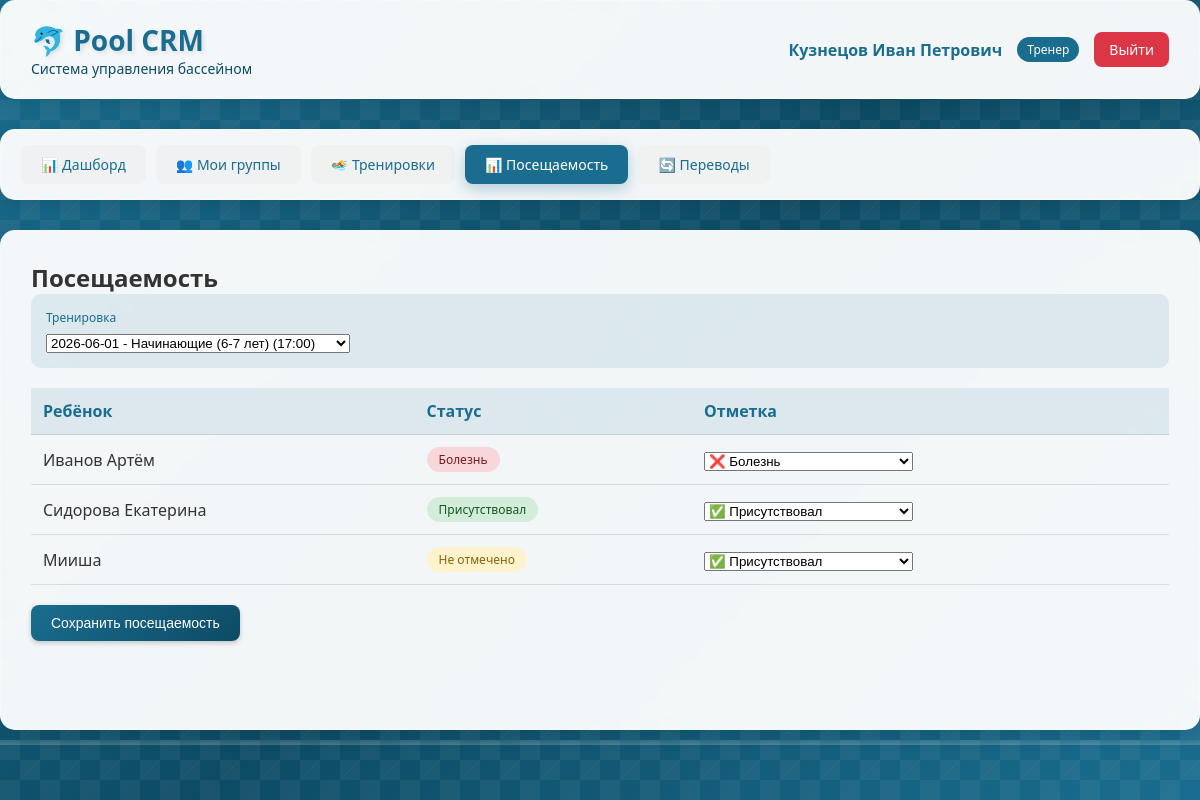
The page /attendance?training_id=9 (signed in) on the database as committed earlier.
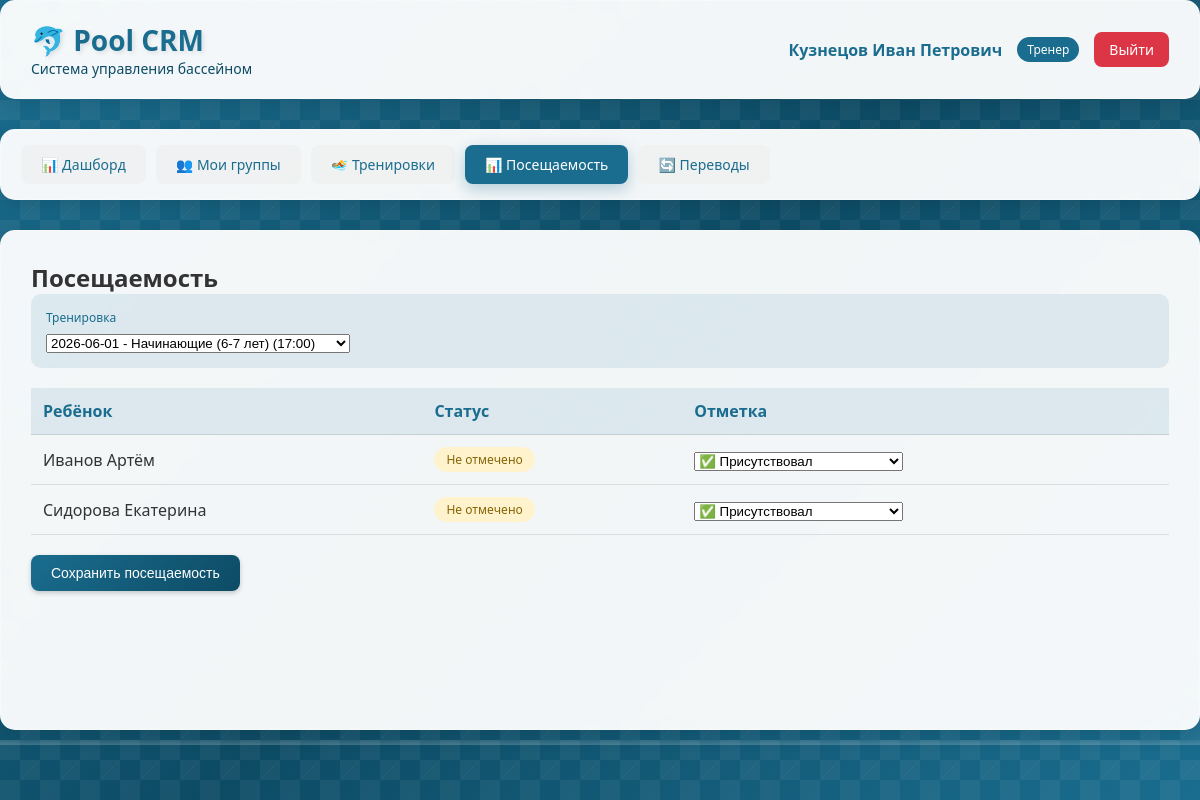
The same page on the database as committed later.
### database.py (models this page shows)
class CoachDB(Base):
    __tablename__ = "coaches"
    id = Column(Integer, primary_key=True, index=True)
    name = Column(String, nullable=False)
    email = Column(String, unique=True, nullable=False)
    phone = Column(String)
    password = Column(String, nullable=False)
    is_active = Column(Boolean, default=True)
    created_at = Column(String, default=lambda: datetime.now().strftime("%d.%m.%Y %H:%M"))
    groups = relationship("GroupDB", back_populates="coach")
    transfer_requests = relationship("TransferRequestDB", back_populates="coach")
    gallery_images = relationship("GalleryImageDB", back_populates="coach")

class ChildDB(Base):
    __tablename__ = "children"
    id = Column(Integer, primary_key=True, index=True)
    parent_id = Column(Integer, ForeignKey("parents.id"), nullable=False)
    name = Column(String, nullable=False)
    birthdate = Column(Date, nullable=False)
    class_num = Column(Integer)
    study_year = Column(Integer)
    medical_note = Column(String)
    medical_date = Column(Date)
    is_active = Column(Boolean, default=True)
    parent = relationship("ParentDB", back_populates="children")
    enrollments = relationship("EnrollmentDB", back_populates="child")
    attendances = relationship("AttendanceDB", back_populates="child")
    transfer_history = relationship("TransferHistoryDB", back_populates="child")
    transfer_requests = relationship("TransferRequestDB", back_populates="child")
    applications = relationship("ApplicationDB", back_populates="child")  # <-- ДОБАВИТЬ

### main.py (the view)
@app.get("/attendance", response_class=HTMLResponse)
async def attendance_page(
        request: Request,
        training_id: Optional[int] = Query(None),
        db: Session = Depends(get_db)
):
    user = get_current_user(request, db)
    if not user:
        return RedirectResponse(url="/login")
    trainings_query = db.query(TrainingDB)
    if user["role"] == "coach":
        coach_groups = db.query(GroupDB.id).filter(GroupDB.coach_id == user["id"]).subquery()
        trainings_query = trainings_query.filter(TrainingDB.group_id.in_(coach_groups))
    trainings = trainings_query.order_by(TrainingDB.date.desc()).limit(50).all()
    trainings_data = []
    for t in trainings:
        trainings_data.append({
            "id": t.id,
            "date": t.date,
            "group_name": t.group.name if t.group else "Unknown",
            "start_time": t.start_time.strftime("%H:%M") if t.start_time else "00:00"
        })
    attendance_list = []
    if training_id:
        training = db.query(TrainingDB).filter(TrainingDB.id == training_id).first()
        if training:
            enrollments = db.query(EnrollmentDB).filter(
                EnrollmentDB.group_id == training.group_id,
                EnrollmentDB.status == EnrollmentStatus.ACTIVE
            ).all()
            if user["role"] == "parent":
                children_ids = [c.id for c in db.query(ChildDB).filter(ChildDB.parent_id == user["id"]).all()]
                enrollments = [e for e in enrollments if e.child_id in children_ids]
            for enrollment in enrollments:
                attendance = db.query(AttendanceDB).filter(
                    AttendanceDB.training_id == training_id,
                    AttendanceDB.child_id == enrollment.child_id
                ).first()
                attendance_list.append({
                    "child_id": enrollment.child.id,
                    "child_name": enrollment.child.name,
                    "status": attendance.status.value if attendance else "not_marked"
                })
    return templates.TemplateResponse(
        name = "attendance.html",
        request = request,
        context = {
            "request": request,
            "user": user,
            "trainings": trainings_data,
            "selected_training_id": training_id,
            "attendance_list": attendance_list
        })

### templates/attendance.html (shortened to what this page needs)
{% extends "base.html" %}
{% block content %}
<div class="header">
    <div class="logo">
        <h1>🐬 Pool CRM</h1>
        <p>Система управления бассейном</p>
    </div>
    <div class="user-info">
        <span class="user-name">{{ user.name }}</span>
        <span class="user-role">
            {% if user.role == 'admin' %}Администратор
            {% elif user.role == 'coach' %}Тренер
            {% else %}Родитель{% endif %}
        </span>
        <a href="/logout" class="logout-btn">Выйти</a>
    </div>
</div>
<div class="nav-menu">
    <a href="/dashboard" class="nav-link">📊 Дашборд</a>
    {% if user.role == 'coach' %}
    <a href="/groups" class="nav-link">👥 Мои группы</a>
    <a href="/trainings" class="nav-link">🏊 Тренировки</a>
    <a href="/attendance" class="nav-link active">📊 Посещаемость</a>
    <a href="/transfers" class="nav-link">🔄 Переводы</a>
    {% endif %}
</div>
<div class="content">
    <h2>Посещаемость</h2>
    <div class="filters-bar">
        <div class="filter-group">
            <label>Тренировка</label>
            <select name="training_id" onchange="this.form.submit()" form="attendanceForm">
                {% for training in trainings %}
                <option value="{{ training.id }}" {% if selected_training_id == training.id %}selected{% endif %}>
                    {{ training.date }} - {{ training.group_name }} ({{ training.start_time }})
                </option>
                {% endfor %}
            </select>
        </div>
    </div>
    {% if attendance_list %}
    <form method="POST" action="/attendance/save">
        <table class="data-table">
            <thead>
                <tr>
                    <th>Ребёнок</th>
                    <th>Статус</th>
                    {% if user.role == 'coach' or user.role == 'admin' %}
                    <th>Отметка</th>
                    {% endif %}
                </tr>
            </thead>
            <tbody>
                {% for item in attendance_list %}
                <tr>
                    <td>{{ item.child_name }}</td>
                    <td>
                        {% if user.role == 'parent' %}
                            {% if item.status == 'present' %}✅ Присутствовал
                            {% elif item.status == 'absent_sick' %}❌ Болезнь
                            {% elif item.status == 'absent_family' %}📌 Семейные обстоятельства
                            {% elif item.status == 'absent_no_reason' %}⚠️ Без причины
                            {% else %}⏳ Не отмечено{% endif %}
                        {% else %}
                            <span class="status-badge
                                {% if item.status == 'present' %}status-present
                                {% elif item.status == 'absent_sick' or item.status == 'absent_family' or item.status == 'absent_no_reason' %}status-absent
                                {% else %}status-pending{% endif %}">
                                {% if item.status == 'present' %}Присутствовал
                                {% elif item.status == 'absent_sick' %}Болезнь
                                {% elif item.status == 'absent_family' %}Семейные обстоятельства
                                {% elif item.status == 'absent_no_reason' %}Без причины
                                {% else %}Не отмечено{% endif %}
                            </span>
                        {% endif %}
                    </td>
                    {% if user.role == 'coach' or user.role == 'admin' %}
                    <td>
                        <select name="status_{{ item.child_id }}">
                            <option value="present" {% if item.status == 'present' %}selected{% endif %}>✅ Присутствовал</option>
                            <option value="absent_sick" {% if item.status == 'absent_sick' %}selected{% endif %}>❌ Болезнь</option>
                        </select>
                    </td>
                    {% endif %}
                </tr>
                {% endfor %}
            </tbody>
        </table>
        {% if user.role == 'coach' or user.role == 'admin' %}
        <div style="margin-top: 20px;">
            <button type="submit" class="btn btn-primary">Сохранить посещаемость</button>
        </div>
        {% endif %}
    </form>
    {% elif selected_training_id %}
    <div class="alert alert-info">Нет данных о посещаемости для этой тренировки</div>
    {% endif %}
</div>
{% endblock %}

### templates/base.html (shortened to what this page needs)
<!DOCTYPE html>
<html lang="ru">
<head>
    <link rel="stylesheet" href="/static/style.css">
</head>
<body>
    <div class="background-pool">
        <div class="waves"></div>
        <div class="bubbles"></div>
    </div>
    {% block content %}{% endblock %}
</body>
</html>

### static/style.css (style rules this page uses)
* { margin: 0; padding: 0; box-sizing: border-box; }
body { font-family: 'Segoe UI', Tahoma, Geneva, Verdana, sans-serif; min-height: 100vh; color: #333; position: relative; overflow-x: hidden; }
.background-pool { position: fixed; top: 0; left: 0; width: 100%; height: 100%; z-index: -1; overflow: hidden; }
.waves { position: absolute; bottom: 0; left: 0; width: 100%; height: 100px; background: repeating-linear-gradient( transparent 0px, transparent 40px, rgba(255, 255, 255, 0.1) 40px, rgba(255, 255, 255, 0.2) 45px, transparent 45px, transparent 90px ); animation: moveWaves 3s linear infinite; }
.bubbles { position: absolute; width: 100%; height: 100%; overflow: hidden; }
.header { background: rgba(255, 255, 255, 0.95); backdrop-filter: blur(10px); border-radius: 15px; padding: 20px 30px; margin-bottom: 30px; box-shadow: 0 5px 20px rgba(0,0,0,0.1); display: flex; justify-content: space-between; align-items: center; flex-wrap: wrap; border: 1px solid rgba(255, 255, 255, 0.3); }
.logo h1 { color: #1a6d8f; font-size: 28px; text-shadow: 2px 2px 4px rgba(0,0,0,0.1); }
.logo p { color: #0d4b64; font-size: 14px; }
.user-info { display: flex; align-items: center; gap: 15px; }
.user-name { font-weight: 600; color: #1a6d8f; }
.user-role { background: #1a6d8f; color: white; padding: 4px 10px; border-radius: 20px; font-size: 12px; }
.logout-btn { background: #dc3545; color: white; border: none; padding: 8px 15px; border-radius: 8px; cursor: pointer; text-decoration: none; font-size: 14px; transition: all 0.3s; }
.nav-menu { background: rgba(255, 255, 255, 0.95); backdrop-filter: blur(10px); border-radius: 15px; padding: 15px 20px; margin-bottom: 30px; box-shadow: 0 5px 15px rgba(0,0,0,0.1); display: flex; gap: 10px; flex-wrap: wrap; border: 1px solid rgba(255, 255, 255, 0.3); }
.nav-link { background: rgba(240, 240, 240, 0.8); border: none; padding: 10px 20px; border-radius: 8px; cursor: pointer; text-decoration: none; color: #1a6d8f; font-size: 14px; font-weight: 500; transition: all 0.3s; }
.nav-link.active { background: #1a6d8f; color: white; box-shadow: 0 5px 15px rgba(26, 109, 143, 0.3); }
.content { background: rgba(255, 255, 255, 0.95); backdrop-filter: blur(10px); border-radius: 15px; padding: 30px; box-shadow: 0 5px 20px rgba(0,0,0,0.1); min-height: 500px; border: 1px solid rgba(255, 255, 255, 0.3); }
.data-table { width: 100%; border-collapse: collapse; margin-top: 20px; }
.data-table th, .data-table td { padding: 12px; text-align: left; border-bottom: 1px solid rgba(0,0,0,0.1); }
.data-table th { background: rgba(26, 109, 143, 0.1); font-weight: 600; color: #1a6d8f; }
.btn { padding: 10px 20px; border: none; border-radius: 8px; cursor: pointer; font-size: 14px; font-weight: 500; transition: all 0.3s; text-decoration: none; display: inline-block; }
.btn-primary { background: linear-gradient(135deg, #1a6d8f, #0d4b64); color: white; box-shadow: 0 2px 5px rgba(0,0,0,0.2); }
.status-badge { display: inline-block; padding: 4px 12px; border-radius: 20px; font-size: 12px; font-weight: 500; }
.status-pending { background: #fff3cd; color: #856404; }
.filters-bar { background: rgba(26, 109, 143, 0.1); padding: 15px; border-radius: 10px; margin-bottom: 20px; display: flex; gap: 15px; flex-wrap: wrap; align-items: flex-end; }
.filter-group { flex: 1; min-width: 150px; }
.filter-group label { display: block; margin-bottom: 5px; font-size: 12px; color: #1a6d8f; }

Rows that differ between the two databases and show on the page:
removed ChildDB: child_name "Мииша", shows "Не отмечено"
changed ChildDB "Иванов Артём": value "❌ Болезнь" → "✅ Присутствовал"; text "Болезнь" → "Не отмечено"
computed for ChildDB "Сидорова Екатерина": text "Присутствовал" → "Не отмечено"
